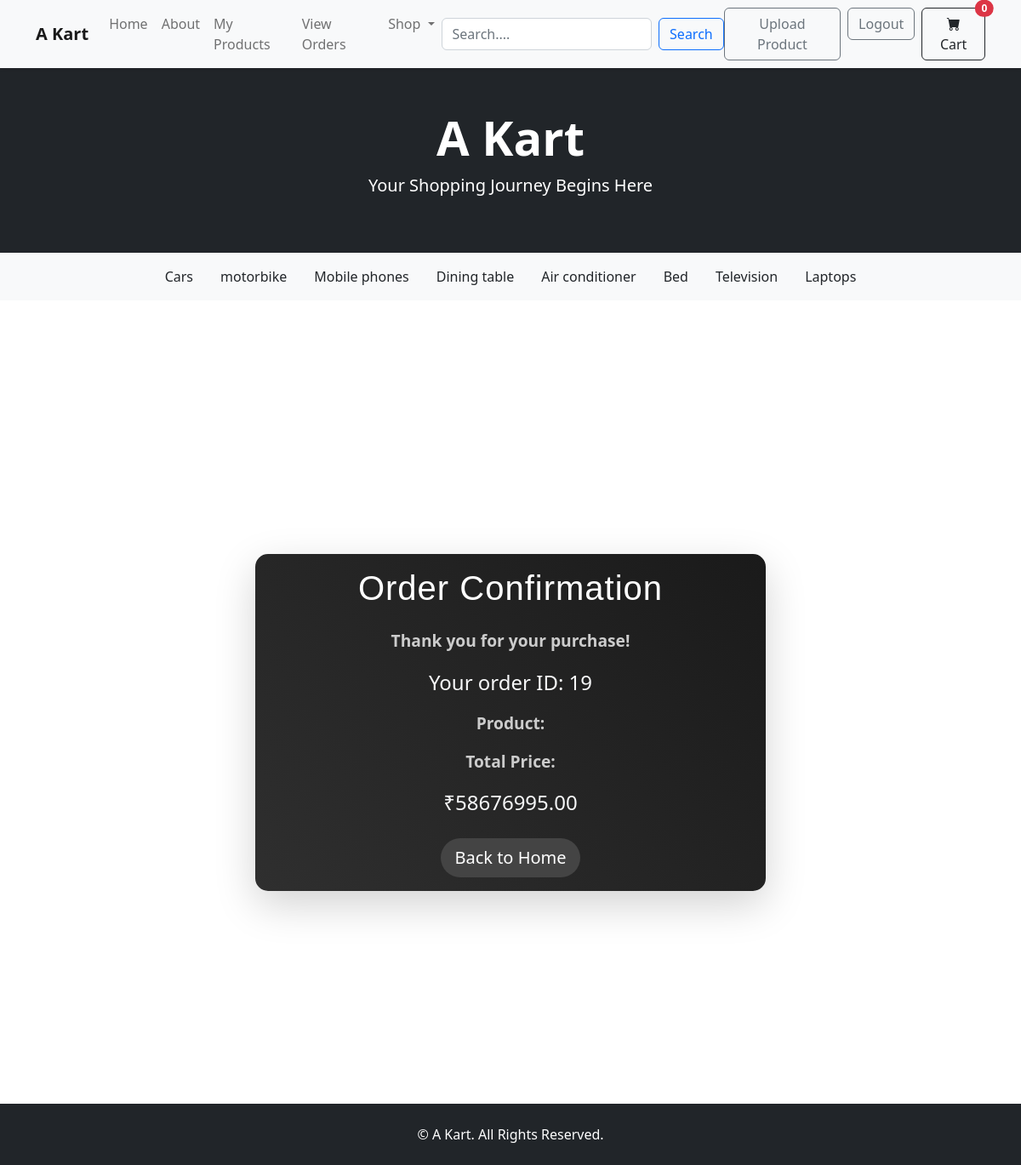
Page /orders/order-success/19/ (signed in) on the committed database.
### store/models.py (models this page shows, shortened)
class SubCategory(models.Model):
    name = models.CharField(max_length=50)
    parent = models.ForeignKey(Category, on_delete=models.CASCADE, related_name='children', blank=True, null=True)
    class Meta:
        verbose_name_plural = 'Sub Categories'

### orders/models.py (models this page shows, shortened)
class Order(models.Model):
    user = models.ForeignKey(User, on_delete=models.CASCADE)
    products = models.ManyToManyField(Product, through='OrderItem')  # Through table for quantity and price
    total_price = models.DecimalField(default=0, decimal_places=2, max_digits=20)
    order_date = models.DateTimeField(auto_now_add=True)
    quantity = models.PositiveIntegerField(default=1)
    status = models.CharField(
        max_length=20,
        choices=[
            ('Pending', 'Pending'),
            ('Approved', 'Approved'),
            ('Cancelled', 'Cancelled'),
            ('Completed', 'Completed')
        ],
        default='Pending'
    )
    seller_approval = models.BooleanField(null=True, blank=True)  # None = Pending, True = Approved, False = Cancelled

### orders/views.py (the view)
# urls.py: path('order-success/<int:order_id>/', views.order_success, name='order_success'),
@login_required(login_url='login')
def order_success(request, order_id):
    order = get_object_or_404(Order, id=order_id, user=request.user)
    return render(request, 'order_success.html', {'order': order})

### store/context_processors.py (called while the page is built)
def categories_context_processor(request):
    return {
        'Categories': Category.objects.all()
    }

def sub_categories_context_processor(request):
    return{
        'sub_categories': SubCategory.objects.all()
    }

def cart_context(request):
    if request.user.is_authenticated:
        cart = Cart.objects.filter(user=request.user).count()
        return {'cart': cart}
    return {'cart': None}

### orders/templates/order_success.html (shortened to what this page needs)
{% extends 'base.html' %}
{% block content %}
<div class="container mt-5 d-flex justify-content-center align-items-center" style="min-height: 100vh;">
    <div class="card shadow-lg border-0" style="background: linear-gradient(45deg, #2f2f2f, #1a1a1a); border-radius: 15px; overflow: hidden; width: 100%; max-width: 600px;">
        <div class="card-body text-white text-center">
            <h3 class="mb-4" style="font-family: 'Orbitron', sans-serif; font-size: 2.5rem; letter-spacing: 1px; color: #ffffff;">Order Confirmation</h3>
            <div class="mb-3">
                <p class="fw-bold" style="font-size: 1.2rem; color: #cccccc;">Thank you for your purchase!</p>
                <p class="text-light" style="font-size: 1.5rem;">Your order ID: {{ order.id }}</p>
            </div>
            <div class="mb-3">
                <p class="fw-bold" style="font-size: 1.2rem; color: #cccccc;">Product:</p>
            </div>
            <div class="mb-4">
                <p class="fw-bold" style="font-size: 1.2rem; color: #cccccc;">Total Price:</p>
                <p class="text-light" style="font-size: 1.5rem;">₹{{ order.total_price|floatformat:2 }}</p>
            </div>
            <div class="mt-4">
                <a href="{% url 'home' %}" class="btn btn-light btn-lg" style="border-radius: 50px; background-color: #444444; color: white; border: none;">Back to Home</a>
            </div>
        </div>
    </div>
</div>
{% endblock %}

### store/templates/base.html (shortened to what this page needs)
<!DOCTYPE html>
<html lang="en">
<head>
    {% load static %}
    <link href="https://cdn.jsdelivr.net/npm/bootstrap-icons@1.10.0/font/bootstrap-icons.css" rel="stylesheet" />
    <link href="https://cdn.jsdelivr.net/npm/bootstrap-icons/font/bootstrap-icons.css" rel="stylesheet">
    <link href="https://cdn.jsdelivr.net/npm/bootstrap@5.3.0/dist/css/bootstrap.min.css" rel="stylesheet" />
    <link rel="stylesheet" href="https://cdn.jsdelivr.net/npm/bootstrap-icons/font/bootstrap-icons.css">
    <link href="{% static 'css/styles.css' %}" rel="stylesheet" />
</head>
<body>
<nav class="navbar navbar-expand-lg navbar-light bg-light shadow-sm sticky-top">
    <div class="container">
        <a class="navbar-brand fw-bold" href="{% url 'home' %}">A Kart</a>
        <div class="collapse navbar-collapse" id="navbarContent">
            <ul class="navbar-nav me-auto mb-2 mb-lg-0">
                <li class="nav-item">
                    <a class="nav-link {% if request.resolver_match.url_name == 'home' %}active{% endif %}" href="{% url 'home' %}">Home</a>
                </li>
                <li class="nav-item">
                    <a class="nav-link" href="#!">About</a>
                </li>
                {% if user.is_authenticated %}
                <li class="nav-item">
                    <a class="nav-link" href="{% url 'seller_products' %}">My Products</a>
                </li>
                <li class="nav-item">
                    <a class="nav-link" href="{% url 'order_list' %}">View Orders</a>
                </li>
                {% endif %}
                <li class="nav-item dropdown">
                    <a class="nav-link dropdown-toggle" href="#" id="shopDropdown" role="button" data-bs-toggle="dropdown" aria-expanded="false">
                        Shop
                    </a>
                </li>
            </ul>
            <form class="d-flex" method="GET" action="{% url 'search_results' %}">
                <input class="form-control me-2" type="search" placeholder="Search...." aria-label="Search" name="search">
                <button class="btn btn-outline-primary" type="submit">Search</button>
            </form>
            <ul class="navbar-nav ms-auto mb-2 mb-lg-0">
                {% if user.is_authenticated %}
                <li class="nav-item">
                    <a class="btn btn-outline-secondary me-2" href=" {% url 'list_product' %} ">Upload Product</a>
                </li>
                    <li class="nav-item">
                        <a class="btn btn-outline-secondary me-2" href="{% url 'logout' %}">Logout</a>
                    </li>
                {% endif %}
                <li class="nav-item">
                    <a class="btn btn-outline-dark position-relative" href="{% url 'view_cart' %}">
                        <i class="bi bi-cart-fill"></i> Cart
                        <span class="position-absolute top-0 start-100 translate-middle badge rounded-pill bg-danger">
                            {{ cart|default:0 }}
                        </span>
                    </a>
                </li>
            </ul>
        </div>
    </div>
</nav>
    <header class="bg-dark py-5 text-white text-center">
        <div class="container">
            <h1 class="display-4 fw-bolder">A Kart</h1>
            <p class="lead">Your Shopping Journey Begins Here</p>
        </div>
    </header>
    {% if sub_categories %}
        <div class="bg-light py-2">
            <div class="container">
                <nav class="nav nav-pills justify-content-center">
                    {% for sub in sub_categories %}
                        <a class="nav-link text-dark {% if request.resolver_match.kwargs.name == sub.name %}active{% endif %}" href="{% url 'subcategory' sub.name %}">
                            {{ sub.name }}
                        </a>
                    {% endfor %}
                </nav>
            </div>
        </div>
    {% endif %}
    <main class="py-5">
        {% block content %}
        {% endblock content %}
    </main>
    <footer class="bg-dark text-white py-4">
        <div class="container text-center">
            <p class="mb-0">&copy; {{ current_year }} A Kart. All Rights Reserved.</p>
        </div>
    </footer>
</body>
</html>

### rows in the picture
SubCategory: name "Cars"
SubCategory: name "motorbike"
SubCategory: name "Mobile phones"
SubCategory: name "Dining table"
SubCategory: name "Air conditioner"
SubCategory: name "Bed"
SubCategory: name "Television"
SubCategory: name "Laptops"
Order: id "19", total_price "58676995.00"

### other values in the picture
{{ cart|default:0 }} "0"
